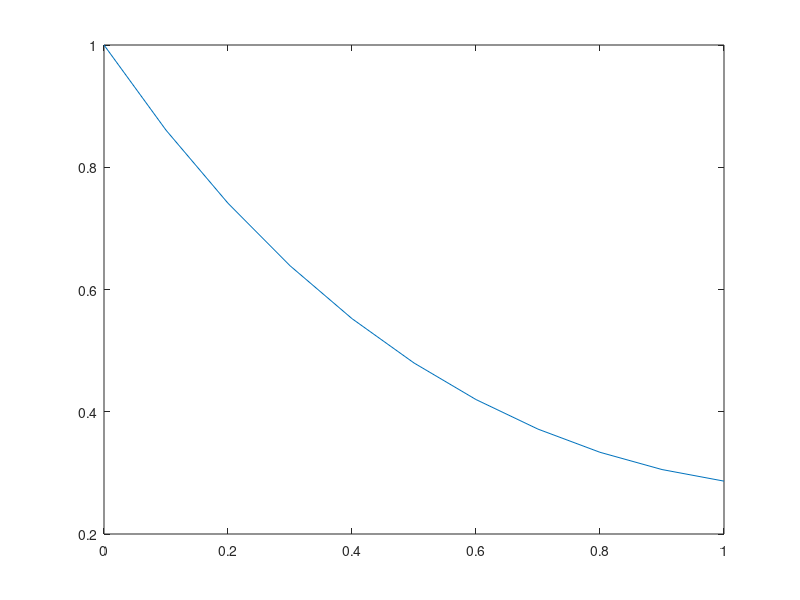

The MATLAB script that drew this image:
% chapra and canale p25.1 p. 750
function cc_25_1
t=0:0.1:1;
y0=1;
f=@func;
y=RK4(f,t,y0);
plot(t,y);
return

function [y] = Euler(f,x,y0)
n=length(x);
m=length(y0);
y=zeros(m,n);
y(:,1)=y0;
for i=1:n-1
    dx=x(i+1)-x(i);
    xi=x(i);
    yi=y(:,i);
    y(:,i+1)=yi+feval(f,xi,yi)*dx;
end
return

function [y] = Heuns(f,x,y0)
n=length(x); 
m=length(y0);
y=zeros(m,n);
y(:,1)=y0;
for i=1:n-1
    dx=x(i+1)-x(i);
    xi=x(i);
    yi=y(:,i);
    f1=feval(f,xi,yi);
    ytemp=yi+f1*dx;
    f2=feval(f,x(i+1),ytemp);
    y(:,i+1)=yi+(f1+f2)*dx/2;
end
return


function [y] = RK4(f,x,y0)
n=length(x);
m=length(y0);
y=zeros(m,n);
y(:,1)=y0;
for i=1:n-1
    dx=x(i+1)-x(i);
    xi=x(i);
    yi=y(:,i);
    k1=feval(f,xi,yi);
    k2=feval(f,xi+0.5*dx,yi+0.5*k1*dx);
    k3=feval(f,xi+0.5*dx,yi+0.5*k2*dx);
    k4=feval(f,xi+dx,yi+k3*dx);
    y(:,i+1)=yi+(k1+2*k2+2*k3+k4)*dx/6;
end
return

function [dydt] = func(t,y)
dydt=y*t^3-1.5*y;
return
